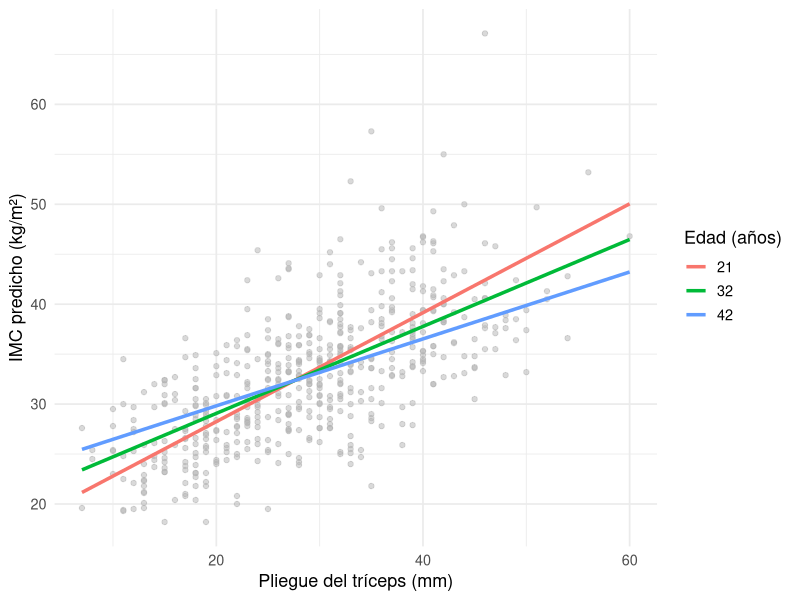
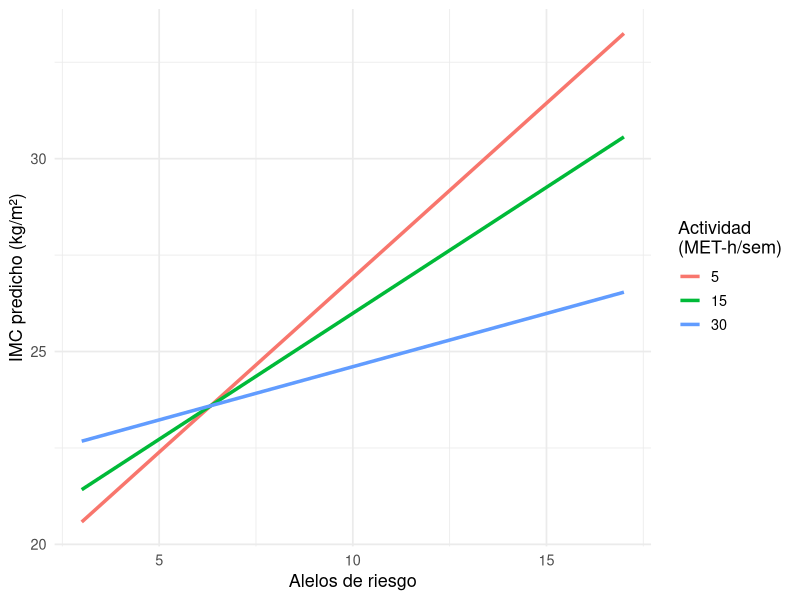

Source code (R) for these figures, in order:
# =============================================================
# Modelos lineales — Parte 3: Interacciones numérica × numérica
# Soluciones de los ejercicios 6 y 7
# =============================================================
library(ggplot2)
theme_set(theme_minimal(base_size = 13))

# -------------------------------------------------------------
# Ejercicio 6 — Pima: pliegue cutáneo × edad sobre el IMC
# -------------------------------------------------------------
data(Pima.tr, package = "MASS")
data(Pima.te, package = "MASS")
pima <- rbind(Pima.tr, Pima.te)

# a) Modelos sin y con interacción
m_sin <- lm(bmi ~ skin + age, data = pima)
m_con <- lm(bmi ~ skin * age, data = pima)
summary(m_con)
anova(m_sin, m_con)                      # F = 37.9, p < 0.001
c(sin = summary(m_sin)$adj.r.squared,    # 0.418
  con = summary(m_con)$adj.r.squared)    # 0.456

# b) Interpretación (modelo sin centrar):
#  (Intercept) = 11.6 : IMC esperado con pliegue 0 mm y edad 0 años (sin sentido)
#  skin        = 0.755: kg/m² por mm de pliegue A LOS 0 AÑOS (extrapolación)
#  age         = 0.275: kg/m² por año CON PLIEGUE 0 mm (extrapolación; NO es "el efecto de la edad")
#  skin:age    = -0.010: por cada año de edad, la pendiente del pliegue baja 0.010 kg/m² por mm

# c) Pendientes simples del pliegue
b <- coef(m_con)
edades <- c(22, 30, 45)
b["skin"] + b["skin:age"] * edades       # 0.535, 0.455, 0.305

# ... con IC 95 % (recentrar la edad en cada valor de interés)
t(sapply(edades, function(a) {
  pima$age_a <- pima$age - a
  m <- lm(bmi ~ skin * age_a, data = pima)
  c(edad = a, pendiente = coef(m)["skin"], confint(m)["skin", ])
})) |> round(3)
# 22 años: 0.535 (0.481–0.589); 30: 0.455 (0.412–0.498); 45: 0.305 (0.248–0.362)

# d) Centrado
pima$skin_c <- pima$skin - mean(pima$skin)   # 29.2 mm
pima$age_c  <- pima$age  - mean(pima$age)    # 31.6 años
m_cen <- lm(bmi ~ skin_c * age_c, data = pima)
summary(m_cen)
# age_c = -0.017 (p = 0.42): con pliegue PROMEDIO la edad no se asocia con el IMC.
# El 0.275 "significativo" del modelo sin centrar era un artefacto de evaluarlo en skin = 0.
# skin_c = 0.439: pendiente del pliegue a la edad promedio.
# beta3 = -0.010, su EE y su p: idénticos.

# e) Edad en que la pendiente del pliegue sería 0
-b["skin"] / b["skin:age"]               # ~75 años
# Hay muy pocas participantes > 70 años (máximo 81): es una extrapolación.
# La conclusión válida es que la asociación se debilita con la edad, no que desaparece a los 75.

# f) Gráfica de pendientes simples
m_a <- mean(pima$age); s_a <- sd(pima$age)
rej <- expand.grid(skin = seq(7, 60, 1),
                   age  = round(c(m_a - s_a, m_a, m_a + s_a)))
rej$pred <- predict(m_con, newdata = rej)

ggplot(rej, aes(skin, pred, colour = factor(age))) +
  geom_point(data = pima, aes(skin, bmi), colour = "grey70", alpha = 0.5) +
  geom_line(linewidth = 1.2) +
  coord_cartesian(xlim = c(7, 60)) +
  labs(x = "Pliegue del tríceps (mm)", y = "IMC predicho (kg/m²)",
       colour = "Edad (años)")

# Redacción (ejemplo):
# "La asociación entre el pliegue del tríceps y el IMC disminuyó con la edad
#  (beta3 = -0.010 kg/m² por mm por año; IC 95 % -0.013 a -0.007; p < 0.001).
#  A los 22 años, cada mm adicional de pliegue se asoció con 0.54 kg/m² más de IMC
#  (IC 95 % 0.48–0.59), y a los 45 años con 0.31 kg/m² (IC 95 % 0.25–0.36)."
# Posible explicación biológica: con la edad la grasa se redistribuye hacia el
# compartimento visceral, y el pliegue de una extremidad refleja peor la adiposidad total.

# -------------------------------------------------------------
# Ejercicio 7 — G×E: alelos de riesgo × actividad física
# -------------------------------------------------------------
set.seed(6)
n      <- 800
alelos <- rbinom(n, size = 20, prob = 0.5)
act    <- round(pmax(0, rnorm(n, 15, 6)), 1)
imc    <- 26 + 0.6*(alelos - 10) - 0.10*(act - 15) -
          0.025*(alelos - 10)*(act - 15) + rnorm(n, 0, 2.5)
gxe    <- data.frame(imc = round(imc, 1), alelos, act)

# a) alelos (+), actividad (-): efectos simples con signos opuestos -> AMORTIGUADORA
#    (beta3 negativo: la actividad física atenúa el efecto genético)

# b) Modelos
g_sin <- lm(imc ~ alelos + act, data = gxe)
g_con <- lm(imc ~ alelos * act, data = gxe)
summary(g_con)
anova(g_sin, g_con)          # F = 13.7, p < 0.001
# act = +0.159 (p = 0.023) NO significa que la actividad aumente el IMC:
# es la pendiente de la actividad en una persona con 0 alelos de riesgo,
# valor que casi no existe en los datos (alelos ~ 10 ± 2.2).

# c) Centrado y comparación con la verdad (la simulación ya está centrada en 10 y 15)
gxe$alelos_c <- gxe$alelos - mean(gxe$alelos)
gxe$act_c    <- gxe$act    - mean(gxe$act)
round(coef(lm(imc ~ alelos_c * act_c, data = gxe)), 3)
# Estimado vs verdadero: intercepto 26.02 vs 26; alelos 0.65 vs 0.6;
# act -0.093 vs -0.10; interacción -0.025 vs -0.025

# d) Efecto por alelo a 5, 15 y 30 MET-h/semana, con IC 95 %
t(sapply(c(5, 15, 30), function(a) {
  gxe$act_a <- gxe$act - a
  m <- lm(imc ~ alelos * act_a, data = gxe)
  c(act = a, efecto_alelo = coef(m)["alelos"], confint(m)["alelos", ])
})) |> round(3)
# 5 MET-h: 0.91 kg/m² por alelo; 15: 0.65; 30: 0.28 -> el ejercicio reduce ~70 % el efecto

# e) Actividad que anularía el efecto genético
b <- coef(g_con)
-b["alelos"] / b["alelos:act"]   # ~41 MET-h/semana
range(gxe$act)                    # 0 a 34.4: fuera del rango observado -> no concluirlo

# Gráfica: efecto de los alelos según nivel de actividad
rej <- expand.grid(alelos = 3:17, act = c(5, 15, 30))
rej$pred <- predict(g_con, newdata = rej)
ggplot(rej, aes(alelos, pred, colour = factor(act))) +
  geom_line(linewidth = 1.2) +
  labs(x = "Alelos de riesgo", y = "IMC predicho (kg/m²)",
       colour = "Actividad\n(MET-h/sem)")

# f) Poder con n = 150
set.seed(6)
n      <- 150
alelos <- rbinom(n, size = 20, prob = 0.5)
act    <- round(pmax(0, rnorm(n, 15, 6)), 1)
imc    <- 26 + 0.6*(alelos - 10) - 0.10*(act - 15) -
          0.025*(alelos - 10)*(act - 15) + rnorm(n, 0, 2.5)
summary(lm(imc ~ alelos * act))$coefficients["alelos:act", ]

# Poder aproximado (500 réplicas) con n = 150 vs n = 800
poder <- function(n, reps = 500) {
  mean(replicate(reps, {
    alelos <- rbinom(n, 20, 0.5)
    act    <- round(pmax(0, rnorm(n, 15, 6)), 1)
    imc    <- 26 + 0.6*(alelos - 10) - 0.10*(act - 15) -
              0.025*(alelos - 10)*(act - 15) + rnorm(n, 0, 2.5)
    summary(lm(imc ~ alelos * act))$coefficients["alelos:act", 4] < 0.05
  }))
}
set.seed(1); c(n150 = poder(150), n800 = poder(800))   # ~0.35 vs ~0.95
# Con n = 150 la interacción real se detecta en ~1 de cada 3 estudios:
# "no significativa" no equivale a "no existe". Las interacciones requieren muestras grandes.
